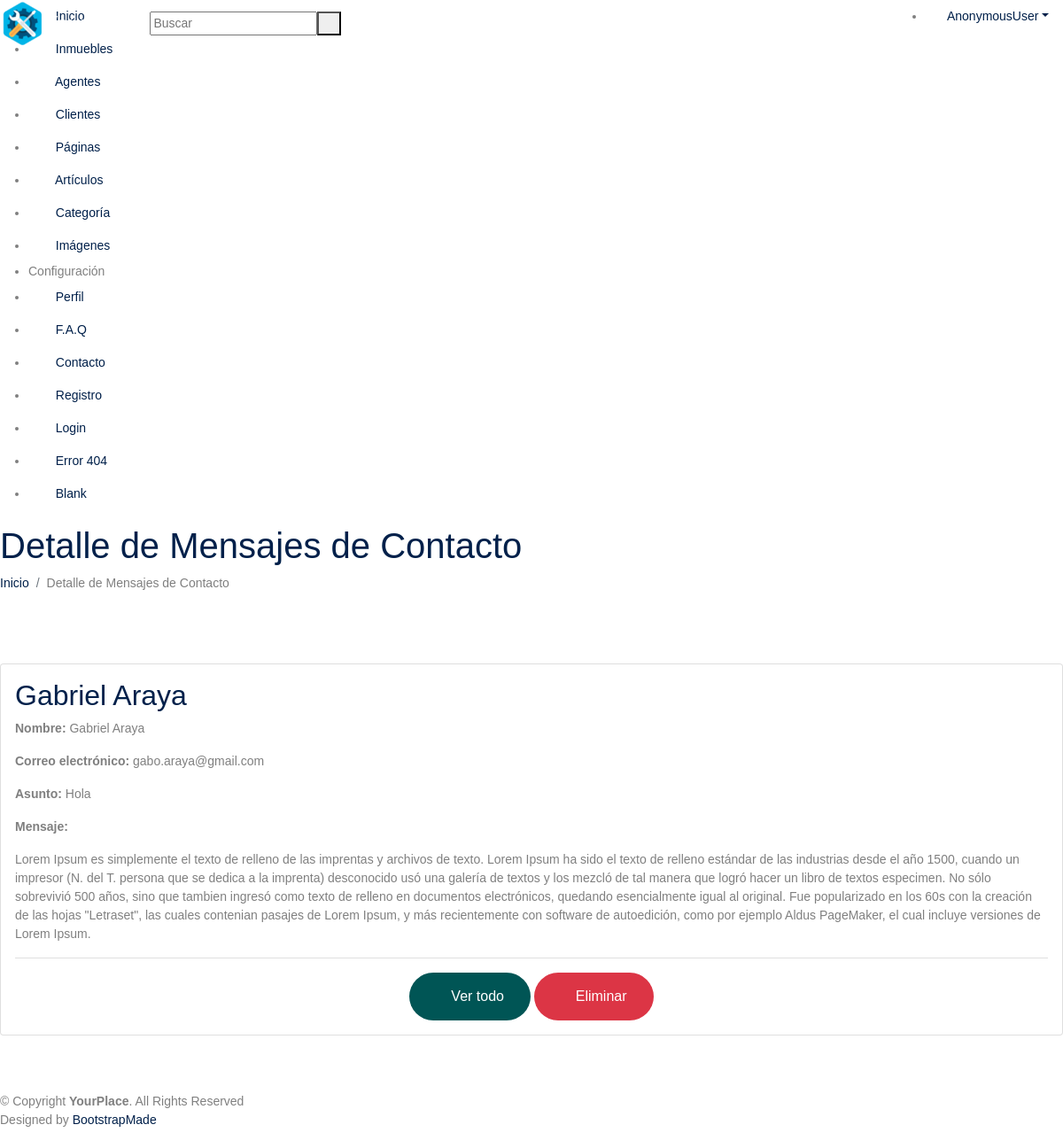
The app's page /panel/mensajes/2/ with its own data.
### panel/models.py (models this page shows, shortened)
class Message_Model(models.Model):
    name = models.CharField(max_length=250, verbose_name='Nombre [*]')
    email = models.EmailField(max_length=250, verbose_name='Email [*]')
    subject = models.CharField(max_length=250, verbose_name='Asunto [*]')
    message = models.TextField(verbose_name='Mensaje [*]')
    created = models.DateTimeField(auto_now_add=True, null=True, blank=True, verbose_name='Fecha de creación')
    class Meta:
        verbose_name = 'Mensaje'
        verbose_name_plural = 'Mensajes'
        ordering = ['id']

### panel/views.py (the view)
# urls.py: path('mensajes/<int:id>/', panel.views.ver_mensaje, name='ver_mensaje'),
def ver_mensaje(request, id, *args, **kwargs):
    itemObj = Message_Model.objects.get(id=id)
    context = {
        'page' : 'Detalle de Mensajes de Contacto',
        'icon' : 'bx bx-file',
        'singular' : 'mensaje',
        'plural' : 'mensajes',
        'url_listar' : 'listar_mensajes',
        'url_crear' : 'crear_mensaje',
        'url_ver' : 'ver_mensaje',
        'url_editar' : 'modificar_mensaje',
        'url_eliminar' : 'eliminar_mensaje',
        'item': itemObj
    }
    return render(request, 'panel/generic_detail_mini.html', context)

### panel/templates/panel/generic_detail_mini.html (shortened to what this page needs)
{% extends "panel/base_admin.html" %}
{% load static %}
{% block content %}
<main id="main" class="main">
  <div class="pagetitle">
  <h1>{{ page }}</h1>
    {% include 'panel/breadcrumb.html' %}
  </div>
  <section class="section">
    <div class="row">
      <div class="col-lg-12">
            <div class="card">
              <div class="card-body">
                <h2 class="card-title"> {{ item.name }} </h2>
                  {% if item.name %}
                <p><strong>Nombre:</strong> {{ item.name }}</p>
                  {% endif %}
                  {% if item.email %}
                <p><strong>Correo electrónico:</strong> {{ item.email }}</p>
                  {% endif %}
                  {% if item.subject %}
                <p><strong>Asunto:</strong> {{ item.subject }}</p>
                  {% endif %}
                  {% if item.message %}
                <p><strong>Mensaje:</strong></p>
                <div>{{ item.message }}</div>
                  {% endif %}
                    <hr />
                    <div class="card-text text-center">
                        <a href="{% url url_listar %}" class="btn btn-secondary btn-round waves-effect waves-classic" title="Ver todo">
                          <i class="ri-file-list-2-line"></i> Ver todo</a>
                        <a href="{% url url_eliminar item.id %}" class="btn btn-danger btn-round btn-icon waves-effect waves-classic" title="Eliminar">
                          <i class="ri-delete-bin-fill"></i> Eliminar</a>
                      </div>
              </div>
            </div>
      </div>
    </div>
  </section>
</main>
{% endblock content %}

### records on screen
Message_Model: name "Gabriel Araya", email "gabo.araya@gmail.com", subject "Hola", message "Lorem Ipsum es simplemente el texto de relleno de las imprentas y archivos de texto. Lorem Ipsum ha sido el texto de relleno estándar de las industrias desde el año 1500, cuando un impresor (N. del T. persona que se dedica a la imprenta) desconocido usó una galería de textos y los mezcló de tal manera que logró hacer un libro de textos especimen. No sólo sobrevivió 500 años, sino que tambien ingresó como texto de relleno en documentos electrónicos, quedando esencialmente igual al original. Fue popularizado en los 60s con la creación de las hojas \"Letraset\", las cuales contenian pasajes de Lorem Ipsum, y más recientemente con software de autoedición, como por ejemplo Aldus PageMaker, el cual…"

### other values on screen
{{ request.user }} "AnonymousUser"
{{ page }} "Detalle de Mensajes de Contacto"
